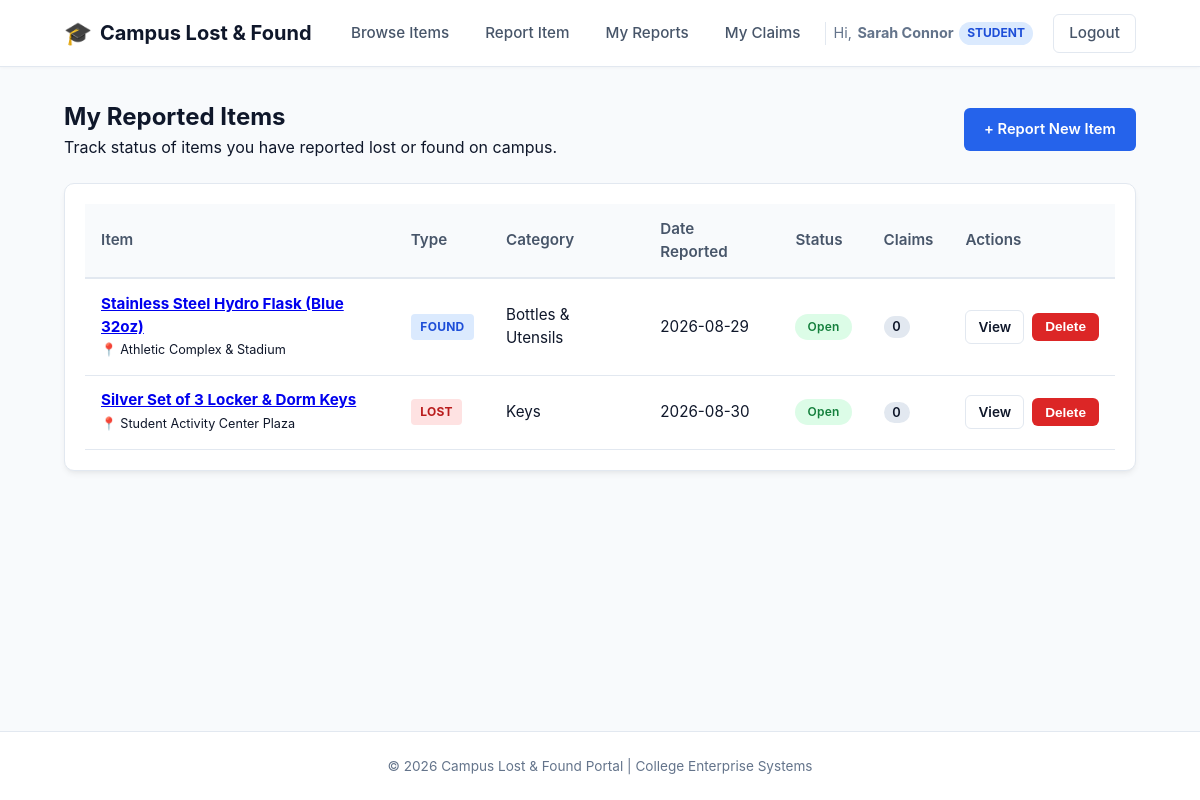
The page /my_items.php (signed in) on the database its author committed.
### tables this page shows
CREATE TABLE IF NOT EXISTS items (
  id INT AUTO_INCREMENT PRIMARY KEY,
  user_id INT NOT NULL,
  type ENUM('lost','found') NOT NULL,
  title VARCHAR(150) NOT NULL,
  description TEXT,
  category VARCHAR(50),
  location VARCHAR(150),
  date_reported DATE,
  image_path VARCHAR(255),
  status ENUM('open','claimed','resolved') DEFAULT 'open',
  created_at TIMESTAMP DEFAULT CURRENT_TIMESTAMP,
  FOREIGN KEY (user_id) REFERENCES users(id)
);

### my_items.php (the view, shortened to what this page needs)
<?php
$user_id = (int)$_SESSION['user_id'];
$stmt = mysqli_prepare(
    $conn,
    "SELECT items.*,
            (SELECT COUNT(*) FROM claims WHERE claims.item_id = items.id) AS total_claims
     FROM items
     WHERE user_id = ?
     ORDER BY created_at DESC"
);
mysqli_stmt_bind_param($stmt, "i", $user_id);
mysqli_stmt_execute($stmt);
$result = mysqli_stmt_get_result($stmt);
$my_items = [];
while ($row = mysqli_fetch_assoc($result)) {
    $my_items[] = $row;
}
include __DIR__ . '/includes/header.php';
?>
<div class="page-header-row">
    <div>
        <h2>My Reported Items</h2>
        <p class="text-muted">Track status of items you have reported lost or found on campus.</p>
    </div>
    <div>
        <a href="report_item.php" class="btn btn-primary">+ Report New Item</a>
    </div>
</div>
<?php if (empty($my_items)): ?>
    <div class="card empty-state">
        <p class="empty-text">You haven't reported any items yet.</p>
        <a href="report_item.php" class="btn btn-primary">Report Your First Item</a>
    </div>
<?php else: ?>
    <div class="card table-card">
        <div class="table-responsive">
            <table class="data-table">
                <thead>
                    <tr>
                        <th>Item</th>
                        <th>Type</th>
                        <th>Category</th>
                        <th>Date Reported</th>
                        <th>Status</th>
                        <th>Claims</th>
                        <th>Actions</th>
                    </tr>
                </thead>
                <tbody>
                    <?php foreach ($my_items as $item): ?>
                        <tr>
                            <td>
                                <div class="table-item-cell">
                                    <div>
                                        <strong>
                                            <a href="item_detail.php?id=<?php echo (int)$item['id']; ?>">
                                                <?php echo htmlspecialchars($item['title']); ?>
                                            </a>
                                        </strong>
                                        <br>
                                        <small class="text-muted">📍 <?php echo htmlspecialchars($item['location']); ?></small>
                                    </div>
                                </div>
                            </td>
                            <td>
                                <span class="badge badge-<?php echo htmlspecialchars($item['type']); ?>">
                                    <?php echo strtoupper(htmlspecialchars($item['type'])); ?>
                                </span>
                            </td>
                            <td><?php echo htmlspecialchars($item['category']); ?></td>
                            <td><?php echo htmlspecialchars($item['date_reported']); ?></td>
                            <td>
                                <span class="badge badge-status badge-status-<?php echo htmlspecialchars($item['status']); ?>">
                                    <?php echo ucfirst(htmlspecialchars($item['status'])); ?>
                                </span>
                            </td>
                            <td>
                                <span class="counter-badge"><?php echo (int)$item['total_claims']; ?></span>
                            </td>
                            <td>
                                <div class="action-buttons">
                                    <a href="item_detail.php?id=<?php echo (int)$item['id']; ?>" class="btn btn-sm btn-outline">View</a>
                                    <?php if ($item['status'] !== 'claimed'): ?>
                                        <form action="my_items.php" method="POST" onsubmit="return confirm('Are you sure you want to delete this report?');" style="display:inline;">
                                            <button type="submit" class="btn btn-sm btn-danger">Delete</button>
                                        </form>
                                    <?php else: ?>
                                        <span class="text-muted text-small" title="Cannot delete item with active claim">Locked</span>
                                    <?php endif; ?>
                                </div>
                            </td>
                        </tr>
                    <?php endforeach; ?>
                </tbody>
            </table>
        </div>
    </div>
<?php endif; ?>
<?php
include __DIR__ . '/includes/footer.php';
?>

### css/style.css (style rules this page uses)
:root { --primary-color: #2563eb; --primary-hover: #1d4ed8; --secondary-color: #475569; --success-color: #16a34a; --warning-color: #ea580c; --danger-color: #dc2626; --bg-color: #f8fafc; --card-bg: #ffffff; --text-main: #0f172a; --text-muted: #64748b; --border-color: #e2e8f0; --radius: 10px; --shadow: 0 4px 6px -1px rgba(0, 0, 0, 0.06), 0 2px 4px -2px rgba(0, 0, 0, 0.04); --shadow-hover: 0 10px 15px -3px rgba(0, 0, 0, 0.08), 0 4px 6px -4px rgba(0, 0, 0, 0.04); }
* { margin: 0; padding: 0; box-sizing: border-box; }
body { font-family: -apple-system, BlinkMacSystemFont, "Segoe UI", Roboto, Oxygen, Ubuntu, Cantarell, "Open Sans", "Helvetica Neue", sans-serif; background-color: var(--bg-color); color: var(--text-main); line-height: 1.5; min-height: 100vh; display: flex; flex-direction: column; }
.card { background: var(--card-bg); border-radius: var(--radius); border: 1px solid var(--border-color); box-shadow: var(--shadow); padding: 1.75rem; margin-bottom: 1.75rem; }
.btn { display: inline-block; padding: 0.6rem 1.2rem; font-size: 0.92rem; font-weight: 600; text-align: center; border-radius: 6px; cursor: pointer; border: 1px solid transparent; text-decoration: none; transition: all 0.15s ease; }
.btn-primary { background-color: var(--primary-color); color: #ffffff; }
.page-header-row { display: flex; justify-content: space-between; align-items: center; margin-bottom: 1.5rem; flex-wrap: wrap; gap: 1rem; }
.btn-outline { border: 1px solid var(--border-color); background-color: #ffffff; color: var(--text-main); }
.btn-danger { background-color: var(--danger-color); color: #ffffff; }
.btn-sm { padding: 0.35rem 0.75rem; font-size: 0.85rem; }
.badge { display: inline-block; padding: 0.25rem 0.6rem; font-size: 0.75rem; font-weight: 700; border-radius: 4px; letter-spacing: 0.02em; }
.badge-lost { background-color: #fee2e2; color: #b91c1c; }
.badge-found { background-color: #dbeafe; color: #1d4ed8; }
.badge-status { border-radius: 9999px; padding: 0.25rem 0.75rem; font-weight: 600; }
.badge-status-open, .badge-status-approved { background-color: #dcfce7; color: #15803d; }
.counter-badge { background-color: #e2e8f0; padding: 0.2rem 0.55rem; border-radius: 9999px; font-size: 0.8rem; font-weight: 600; }
.table-card { padding: 1.25rem; }
.table-responsive { overflow-x: auto; }
.data-table { width: 100%; border-collapse: collapse; font-size: 0.95rem; text-align: left; }
.data-table th { background-color: #f8fafc; padding: 0.85rem 1rem; font-weight: 600; color: var(--secondary-color); border-bottom: 2px solid var(--border-color); }
.data-table td { padding: 0.85rem 1rem; border-bottom: 1px solid var(--border-color); vertical-align: middle; }
.table-item-cell { display: flex; align-items: center; gap: 0.85rem; }
.action-buttons { display: flex; gap: 0.5rem; align-items: center; }

### rows shown on the page
items: title "Stainless Steel Hydro Flask (Blue 32oz)", location "Athletic Complex & Stadium", type "FOUND", category "Bottles & Utensils", date_reported "2026-08-29", status "Open", total_claims "0"
items: title "Silver Set of 3 Locker & Dorm Keys", location "Student Activity Center Plaza", type "LOST", category "Keys", date_reported "2026-08-30", status "Open", total_claims "0"

### other values the page prints
$_SESSION['name'] "Sarah Connor"
$_SESSION['role'] "STUDENT"
